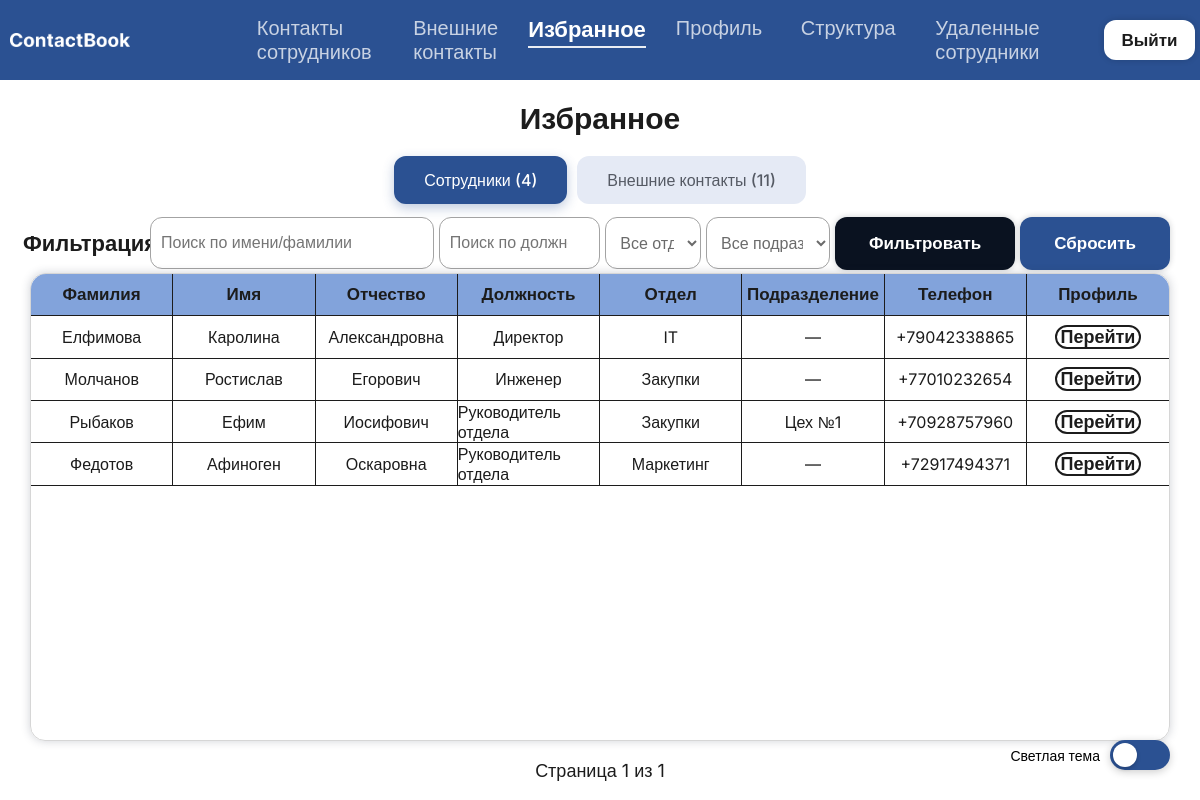
/favorites/ (signed in), run on the app's committed database.
### ContactBook/models.py (models this page shows, shortened)
class Employee(models.Model):
    last_name = models.CharField(max_length=50, verbose_name='Фамилия')
    first_name = models.CharField(max_length=50, verbose_name='Имя')
    middle_name = models.CharField(max_length=50, blank=True, null=True, verbose_name='Отчество')
    department = models.ForeignKey(Department, on_delete=models.PROTECT, verbose_name='Отдел')
    subdivision = models.ForeignKey(Subdivision, on_delete=models.SET_NULL, blank=True, null=True, verbose_name='Подразделение')
    position = models.CharField(max_length=100, verbose_name='Должность')
    phone = models.CharField(max_length=20, unique=True, verbose_name='Телефон')
    floor = models.CharField(max_length=50, verbose_name='Этаж')
    cabinet = models.CharField(max_length=50, blank=True, null=True, verbose_name='Кабинет')
    role = models.CharField(
        max_length=20,
        choices=[('user', 'Пользователь'), ('admin', 'Администратор')],
        default='user',
        verbose_name='Роль'
    )
    user_account = models.OneToOneField(User, on_delete=models.CASCADE, null=True, blank=True, related_name='employee_profile', verbose_name='Аккаунт входа')
    is_deleted = models.BooleanField(default=False, verbose_name='Удалён')
    deleted_at = models.DateTimeField(null=True, blank=True, verbose_name='Дата удаления')
    objects = EmployeeManager()
    all_objects = models.Manager()
    class Meta:
        verbose_name_plural = 'Сотрудники'

class Department(models.Model):
    name = models.CharField(max_length=100, unique=True, verbose_name='Название отдела')
    class Meta:
        verbose_name_plural = 'Отделы'

class Subdivision(models.Model):
    name = models.CharField(max_length=100, verbose_name='Название подразделения')
    department = models.ForeignKey(Department, on_delete=models.CASCADE, related_name='subdivisions', verbose_name='Родительский отдел')
    class Meta:
        constraints = [
            models.UniqueConstraint(fields=['name', 'department'], name='unique_subdivision_name_per_dept')
        ]
        verbose_name_plural = 'Подразделения'

### ContactBook/views.py (the view)
# urls.py: path('favorites/', views.favorite_list, name='favorite_list'),
@login_required
def favorite_list(request):
    active_tab = request.GET.get('tab', 'employees')
    emp_search = request.GET.get('emp_search', '').strip()
    emp_position = request.GET.get('emp_position', '').strip()
    emp_dept = request.GET.get('emp_dept', '')
    emp_sub = request.GET.get('emp_sub', '')
    cont_search = request.GET.get('cont_search', '').strip()
    cont_position = request.GET.get('cont_position', '').strip()
    cont_org = request.GET.get('cont_org', '').strip()
    cont_category = request.GET.get('cont_category', '')
    emp_qs = Employee.objects.filter(
        favorites_by__user=request.user,
        is_deleted=False
    ).select_related('department', 'subdivision').order_by('last_name')
    if emp_search:
        emp_qs = emp_qs.filter(
            Q(last_name__iregex=rf'^{re.escape(emp_search)}') |
            Q(first_name__iregex=rf'^{re.escape(emp_search)}')
        )
    if emp_position:
        emp_qs = emp_qs.filter(position__iregex=rf'{re.escape(emp_position)}')
    if emp_dept and emp_dept != '':
        emp_qs = emp_qs.filter(department_id=emp_dept)
    if emp_sub and emp_sub != '':
        emp_qs = emp_qs.filter(subdivision_id=emp_sub)
    emp_paginator = Paginator(emp_qs, 10)
    emp_page = emp_paginator.get_page(request.GET.get('emp_page'))
    cont_qs = Contact.objects.filter(
        favorited_by__user=request.user
    ).order_by('last_name')
    if cont_search:
        cont_qs = cont_qs.filter(
            Q(last_name__iregex=rf'^{re.escape(cont_search)}') |
            Q(first_name__iregex=rf'^{re.escape(cont_search)}')
        )
    if cont_position:
        cont_qs = cont_qs.filter(position__iregex=rf'{re.escape(cont_position)}')
    if cont_org:
        cont_qs = cont_qs.filter(organization__iregex=rf'{re.escape(cont_org)}')
    if cont_category:
        cont_qs = cont_qs.filter(category=cont_category)
    cont_paginator = Paginator(cont_qs, 10)
    cont_page = cont_paginator.get_page(request.GET.get('cont_page'))
    filtered_subdivisions = Subdivision.objects.all()
    if emp_dept and emp_dept != '':
        filtered_subdivisions = Subdivision.objects.filter(department_id=emp_dept)
    emp_positions = Employee.objects.exclude(
        position__isnull=True
    ).exclude(
        position=''
    ).values_list('position', flat=True).distinct().order_by('position')
    cont_positions = Contact.objects.exclude(
        position__isnull=True
    ).exclude(
        position=''
    ).values_list('position', flat=True).distinct().order_by('position')
    cont_organizations = Contact.objects.exclude(
        organization__isnull=True
    ).exclude(
        organization=''
    ).values_list('organization', flat=True).distinct().order_by('organization')
    context = {
        'active_tab': active_tab,
        'emp_page': emp_page,
        'emp_search': emp_search,
        'emp_position': emp_position,
        'emp_dept': emp_dept,
        'emp_sub': emp_sub,
        'departments': Department.objects.all(),
        'subdivisions': filtered_subdivisions,
        'emp_positions': emp_positions,
        'cont_page': cont_page,
        'cont_search': cont_search,
        'cont_position': cont_position,
        'cont_org': cont_org,
        'cont_category': cont_category,
        'categories': [('client', 'Клиент'), ('partner', 'Партнёр'), ('supplier', 'Поставщик'), ('other', 'Другое')],
        'cont_positions': cont_positions,
        'cont_organizations': cont_organizations,
    }
    return render(request, 'contactbook/favorite_list.html', context)

### ContactBook/models.py (called while the page is built)
    def get_queryset(self):
        return super().get_queryset().filter(is_deleted=False)

### ContactBook/templates/contactbook/favorite_list.html (shortened to what this page needs)
{% extends "base.html" %}
{% block content %}
<h1>Избранное</h1>
<div class="favorites-tabs">
    <a href="?tab=employees&emp_search={{ emp_search }}&emp_position={{ emp_position }}&emp_dept={{ emp_dept }}&emp_sub={{ emp_sub }}"
       class="tab-link {% if active_tab == 'employees' %}active{% endif %}">
        Сотрудники ({{ emp_page.paginator.count }})
    </a>
    <a href="?tab=contacts&cont_search={{ cont_search }}&cont_position={{ cont_position }}&cont_org={{ cont_org }}&cont_category={{ cont_category }}"
       class="tab-link {% if active_tab == 'contacts' %}active{% endif %}">
        Внешние контакты ({{ cont_page.paginator.count }})
    </a>
</div>
{% if active_tab == 'employees' %}
<div class="filter">
    <div class="zagolovok">Фильтрация</div>
    <div class="elements">
        <input type="text" id="emp_search" name="emp_search" placeholder="Поиск по имени/фамилии" value="{{ emp_search }}">
        <input type="text"
            name="emp_position"
            id="emp_position"
            list="emp-positions-list"
            placeholder="Поиск по должности"
            value="{{ emp_position }}">
        <select name="department" id="dept-select">
            <option value="">Все отделы</option>
        </select>
        <select name="subdivision" id="sub-select">
            <option value="">Все подразделения</option>
        </select>
        <button type="button" onclick="applyFilters() " class="btn btn-primary">Фильтровать</button>
        <a href="?tab=employees" class="btn btn-secondary">Сбросить</a>
    </div>
</div>
<div class="list">
    <table>
        <thead>
            <tr>
                <th>Фамилия</th><th>Имя</th><th>Отчество</th><th>Должность</th>
                <th>Отдел</th><th>Подразделение</th><th>Телефон</th><th class="last-column">Профиль</th>
            </tr>
        </thead>
        <tbody>
            {% for emp in emp_page %}
            <tr>
                <td>{{ emp.last_name }}</td><td>{{ emp.first_name }}</td>
                <td>{{ emp.middle_name|default:"—" }}</td><td>{{ emp.position }}</td>
                <td>{{ emp.department.name }}</td>
                <td>{{ emp.subdivision.name|default:"—" }}</td>
                <td>{{ emp.phone }}</td>
                <td class="last-column"><a href="{% url 'contactbook:employee_detail' emp.pk %}">Перейти</a></td>
            </tr>
            {% empty %}
            <tr><td colspan="8" id="employee-none">Избранных сотрудников не найдено</td></tr>
            {% endfor %}
        </tbody>
    </table>
</div>
<div class="pagination">
    <p>Страница {{ emp_page.number }} из {{ emp_page.paginator.num_pages }}</p>
</div>
{% endif %}
{% endblock %}

### ContactBook/static/css/style.css (style rules this page uses)
html,body { width: 100%; height: 100%; background-color: #ffffff; font-family: "Inter", sans-serif; padding: 0; margin: 0; }
main > h1 { font-size: 30px; color: rgb(28, 28, 28); }
.filter { width: 100%; height: 10%; display: flex; justify-content: center; align-items: center; }
.zagolovok { width: 10%; height: 100%; display: flex; justify-content: center; align-items: center; font-size: 22px; font-weight: bold; color: rgb(28, 28, 28); }
.elements { width: 85%; height: 100%; display: flex; justify-content: right; align-items: center; gap: 5px; }
.elements > input { width: 17%; height: 52px; border: solid 1px rgb(163, 163, 163); background-color: white; border-radius: 12px; font-size: 16px; padding: 5px 10px; }
.elements > select { width: 13%; height: 52px; border: solid 1px rgb(163, 163, 163); background-color: white; border-radius: 12px; font-size: 16px; padding: 5px 10px; color: rgb(107, 107, 107); }
#dept-select { width: 10%; height: 52px; border: solid 1px rgb(163, 163, 163); background-color: white; border-radius: 12px; font-size: 16px; padding: 5px 10px; color: rgb(107, 107, 107); }
.elements > button { background-color: #0a1220; border: solid 2px transparent; color: white; box-shadow: 0 0px 6px rgba(10, 18, 32, 0.2); transition: all 0.2s ease; }
.elements > a { background-color: #2b5192; border: 2px solid transparent; color: #ffffff; transition: all 0.2s ease; box-shadow: 0 0px 6px rgba(10, 18, 32, 0.2); }
.list { width: 95%; height: 80%; display: flex; justify-content: center; }
.list > table { width: 100%; height: 100%; display: flex; align-items: center; flex-direction: column; border: 1px solid rgb(214, 214, 214); border-radius: 15px; border-collapse: collapse; box-shadow: 0 0 10px rgba(41, 48, 73, 0.22); }
.list > table > thead { width: 100%; height: 10%; display: flex; justify-content: center; background-color: #1e59be8d; border-top-left-radius: 15px; border-top-right-radius: 15px; }
.list > table > thead > tr { width: 100%; height: 100%; display: flex; justify-content: center; align-items: center; }
.list > table > thead > tr > th { width: 15%; height: 100%; display: flex; align-items: center; justify-content: center; border-top: none; border-bottom: 1px solid rgb(28, 28, 28);; border-right: 1px solid rgb(28, 28, 28); padding: 0; font-size: 17px; color: rgb(28, 28, 28); }
.list > table > tbody { width: 100%; height: 100%; display: flex; flex-direction: column; align-items: center; }
.list > table > tbody > tr { width: 100%; height: 10%; display: flex; flex-direction: row; }
.list > table > tbody > tr > td { width: 15%; height: 100%; display: flex; align-items: center; justify-content: center; border-bottom: 1px solid rgb(28, 28, 28);; border-top: none; border-right: 1px solid rgb(28, 28, 28); padding: 0; font-size: 16px; color: rgb(28, 28, 28); }
.list > table > tbody > tr > td > a { width: 60%; height: 58%; background-color: transparent; color: rgb(28, 28, 28); font-size: 18px; border-radius: 12px; transition: all 0.1s ease; border: solid 2px rgb(28, 28, 28); text-decoration: none; display: flex; justify-content: center; align-items: center; padding: 0; font-family: "Inter", sans-serif; font-weight: 600; }
.pagination { height: 10%; color: rgb(28, 28, 28); text-decoration: none; display: flex; align-items: center; gap: 5px; font-size: 18px; }
.btn { padding: 14px 32px; border-radius: 12px; font-size: 17px; font-weight: 600; text-decoration: none; display: flex; align-items: center; gap: 10px; border: none; cursor: pointer; font-family: "Inter", sans-serif; white-space: nowrap; }
.btn-primary { background-color: #0a1220; color: white; box-shadow: 0 0px 6px rgba(10, 18, 32, 0.2); transition: all 0.2s ease; }
.btn-secondary { background-color: #2b5192; color: #ffffff; transition: all 0.2s ease; box-shadow: 0 0px 6px rgba(10, 18, 32, 0.2); }
.last-column { border-right: none !important; }
#emp_search { width: 30%; height: 52px; }
.favorites-tabs { display: flex; gap: 10px; margin-bottom: 10px; justify-content: center; flex-wrap: wrap; }
.tab-link { padding: 12px 28px; background-color: #e5eaf5; color: #555a64; text-decoration: none; border-radius: 12px; font-size: 16px; font-weight: 500; transition: all 0.3s ease; border: 2px solid transparent; display: inline-flex; align-items: center; gap: 8px; }
.tab-link.active { background-color: #2b5192; color: #ffffff; border-color: #2b5192; box-shadow: 0 4px 12px rgba(43, 81, 146, 0.3); }

### data on the page
Employee: last_name "Елфимова", first_name "Каролина", middle_name "Александровна", position "Директор", department.name "IT", subdivision.name "—", phone "+79042338865"
Employee: last_name "Молчанов", first_name "Ростислав", middle_name "Егорович", position "Инженер", department.name "Закупки", subdivision.name "—", phone "+77010232654"
Employee: last_name "Рыбаков", first_name "Ефим", middle_name "Иосифович", position "Руководитель отдела", department.name "Закупки", subdivision.name "Цех №1", phone "+70928757960"
Employee: last_name "Федотов", first_name "Афиноген", middle_name "Оскаровна", position "Руководитель отдела", department.name "Маркетинг", subdivision.name "—", phone "+72917494371"

### other printed values
{{ emp_page.paginator.count }} "4"
{{ cont_page.paginator.count }} "11"
{{ emp_page.number }} "1"
{{ emp_page.paginator.num_pages }} "1"
